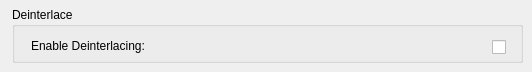
        <widget class="QWidget" name="MiscFFTab">
         <attribute name="title">
          <string>Misc</string>
         </attribute>
         <widget class="QGroupBox" name="DeinterlaceGB">
          <property name="geometry">
           <rect>
            <x>12</x>
            <y>7</y>
            <width>511</width>
            <height>56</height>
           </rect>
          </property>
          <property name="title">
           <string>Deinterlace</string>
          </property>
          <property name="checkable">
           <bool>false</bool>
          </property>
          <property name="checked">
           <bool>false</bool>
          </property>
          <widget class="QLabel" name="EnableDeintLabel">
           <property name="geometry">
            <rect>
             <x>19</x>
             <y>28</y>
             <width>141</width>
             <height>21</height>
            </rect>
           </property>
           <property name="text">
            <string>Enable Deinterlacing:</string>
           </property>
          </widget>
          <widget class="QCheckBox" name="UseDeintCB">
           <property name="geometry">
            <rect>
             <x>480</x>
             <y>30</y>
             <width>17</width>
             <height>20</height>
            </rect>
           </property>
           <property name="toolTip">
            <string>&lt;html&gt;&lt;head/&gt;&lt;body&gt;&lt;p&gt;Enable deinterlace&lt;/p&gt;&lt;/body&gt;&lt;/html&gt;</string>
           </property>
           <property name="text">
            <string/>
           </property>
          </widget>
         </widget>
        </widget>
